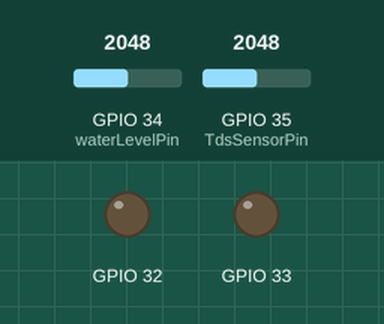
Simulated run of this sketch. Board: ESP32. Shown: output pins drawn as LEDs (lit = HIGH). The inputs (shaded band) are chosen by the test bench; at power-on: GPIO 34 (waterLevelPin) = 2048, GPIO 35 (TdsSensorPin) = 2048. WiFi joins after 1.5 s; servers stay silent unless stated; no MQTT or app messages arrive unless stated; what the sketch prints to the serial monitor is not drawn.

Above: at 17.2 s.
17.3 s: GPIO 34 (waterLevelPin) set to 2866
At 20.4 s:
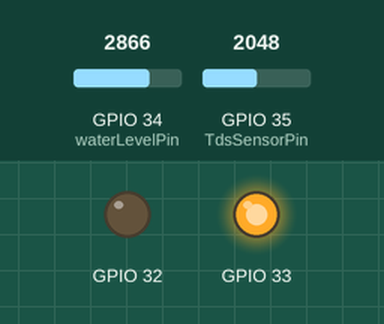
21.3 s: GPIO 34 (waterLevelPin) set to 3603
At 31.1 s:
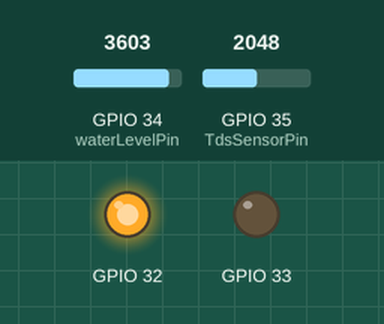
Timing chart, 0 to 36.9 s (numbered marks = the images above; inputs shaded):
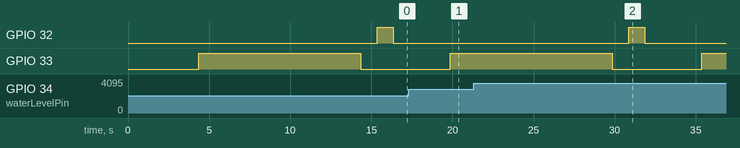

The sketch:

sketch_jun09a.ino
```cpp
#include <ArduinoJson.h>
#include <WiFi.h>
#include <PubSubClient.h>

#define TdsSensorPin 35
#define waterLevelPin 34
#define VREF 3.3      // analog reference voltage(Volt) of the ADC
#define SCOUNT  30           // sum of sample point
int analogBuffer[SCOUNT];    // store the analog value in the array, read from ADC
int analogBufferTemp[SCOUNT];
int analogBufferIndex = 0,copyIndex = 0;
float averageVoltage = 0,tdsValue = 0,temperature = 25;
int ciclo=0;


RTC_DATA_ATTR int bootCount = 0;

//conexão com o WIFI
const char* ssid = "manoel";
const char* password =  "9744294831";

//conexão com o broker MQTT
const char* mqttServer = "ddanilo.duckdns.org";
const int mqttPort = 1883;
const char* mqttUser = "dave";
const char* mqttPassword = "123456";

WiFiClient espClient1;
PubSubClient client(espClient1);


void setup() {
  Serial.begin(115200);
    pinMode(TdsSensorPin,INPUT);
    pinMode(32, OUTPUT);
    pinMode(33, OUTPUT);

   //\\Increment boot number and print it every reboot
  ++bootCount;
  Serial.println("Boot number: " + String(bootCount));

  WiFi.begin(ssid, password);

 while (WiFi.status() != WL_CONNECTED) {
    delay(1000);
   Serial.println("Connecting to WiFi..");
  }

 Serial.println("Connected to the WiFi network");

  client.setServer(mqttServer, mqttPort);

  while (!client.connected()) {
    Serial.println("Connecting to MQTT...");

    if (client.connect("ESP32Client1", mqttUser, mqttPassword )) {

     Serial.println("connected");

  } else {

      Serial.print("failed with state ");
      Serial.print(client.state());
      delay(2000);

 }
  }


}

void loop() {
   static unsigned long analogSampleTimepoint = millis();
   if(millis()-analogSampleTimepoint > 40U)     //every 40 milliseconds,read the analog value from the ADC
   {
     analogSampleTimepoint = millis();
     analogBuffer[analogBufferIndex] = analogRead(TdsSensorPin);    //read the analog value and store into the buffer
     analogBufferIndex++;
     if(analogBufferIndex == SCOUNT)
         analogBufferIndex = 0;
   }
   static unsigned long printTimepoint = millis();
   if(millis()-printTimepoint > 800U)
   {
      printTimepoint = millis();
      for(copyIndex=0;copyIndex<SCOUNT;copyIndex++)
        analogBufferTemp[copyIndex]= analogBuffer[copyIndex];
      averageVoltage = getMedianNum(analogBufferTemp,SCOUNT) * (float)VREF / 1024.0; // read the analog value more stable by the median filtering algorithm, and convert to voltage value
      float compensationCoefficient=1.0+0.02*(temperature-25.0);    //temperature compensation formula: fFinalResult(25^C) = fFinalResult(current)/(1.0+0.02*(fTP-25.0));
      float compensationVolatge=averageVoltage/compensationCoefficient;  //temperature compensation
      tdsValue=(133.42*compensationVolatge*compensationVolatge*compensationVolatge - 255.86*compensationVolatge*compensationVolatge + 857.39*compensationVolatge)*0.5; //convert voltage value to tds value
      //Serial.print("voltage:");
      //Serial.print(averageVoltage,2);
      //Serial.print("V   ");
      int water=map(analogRead(waterLevelPin), 0, 4095, 0, 100);
      Serial.print("Water");
      Serial.println(water,0);
      Serial.print("tdsValue");
      Serial.print(tdsValue,0);
      delay(500);


     if( tdsValue > 200 && ciclo == 0)
     {
      delay(1000);
      ciclo=1;
     }
     if(ciclo==1){
      digitalWrite(33, HIGH);
      delay(10000);
      digitalWrite(33, LOW);
      delay(1000);
      ciclo=2;
     }
     if(ciclo==2){
      digitalWrite(32, HIGH);
      delay(1000);
      ciclo=3;
     }
      if( ciclo==3 && water >= 40)
      {
        digitalWrite(32, LOW);
        delay(1000);
        ciclo=0;

     }


      //passagem dos dados para o formato json
  DynamicJsonDocument doc(4096);
  //Serial.println(pressure);
  //Serial.println(soil_moisture);
 // doc["device"] = "tdsValue";
  doc["water"] = water;
  doc["tdsValue"] = tdsValue;
  //doc["humidity_1"] = humidity;
  //doc["temperatury_1"] = temperatury;
  delay(1000);

  //envio dos dados por MQTT
  char JSONmessageBuffer[500];
  serializeJson(doc, JSONmessageBuffer);
  Serial.println("Sending message to MQTT topic..");
  Serial.println(JSONmessageBuffer);

  if (client.publish("Sensores", JSONmessageBuffer) == true) {
    Serial.println("Success sending message");
  } else {
    Serial.println("Error sending message");
  }
 if (isnan(water) || isnan(tdsValue))
  {
    Serial.println("Failed to read from DHT");
  }
//    else
  //{


//  }


   }
}
int getMedianNum(int bArray[], int iFilterLen)
{
      int bTab[iFilterLen];
      for (byte i = 0; i<iFilterLen; i++)
      bTab[i] = bArray[i];
      int i, j, bTemp;
      for (j = 0; j < iFilterLen - 1; j++)
      {
      for (i = 0; i < iFilterLen - j - 1; i++)
          {
        if (bTab[i] > bTab[i + 1])
            {
        bTemp = bTab[i];
            bTab[i] = bTab[i + 1];
        bTab[i + 1] = bTemp;
         }
      }
      }
      if ((iFilterLen & 1) > 0)
    bTemp = bTab[(iFilterLen - 1) / 2];
      else
    bTemp = (bTab[iFilterLen / 2] + bTab[iFilterLen / 2 - 1]) / 2;
      return bTemp;


  //client.loop();
  //Serial.println("-------------");
//  delay(10000);


}
```
